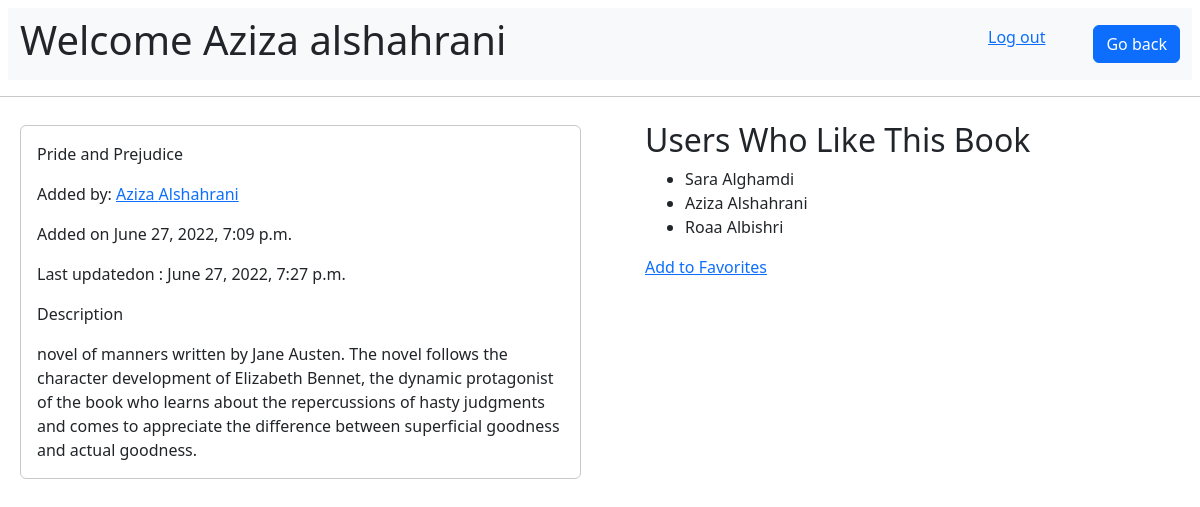
Page /books/16 (signed in) on the committed database.
### main/models.py (models this page shows)
class Users(models.Model):
    fname = models.CharField(max_length=255)
    lname = models.CharField(max_length=255)
    email= models.EmailField(max_length=255)
    password = models.CharField(max_length=255)
    createdAt =models.DateTimeField(auto_now_add = True)
    updatedAt = models.DateTimeField(auto_now= True)
    objects = UserManager()

class Books(models.Model):
    title=models.CharField(max_length=55)
    desc=models.TextField()
    uplodedBy =models.ForeignKey(Users, related_name="books_uploaded", on_delete = models.CASCADE)
    userLikes = models.ManyToManyField(Users, related_name="liked_books")
    createdAt =models.DateTimeField(auto_now_add = True)
    updatedAt = models.DateTimeField(auto_now= True)
    objects = BookManager()

### main/views.py (the view)
# urls.py: path('books/<int:_id>', views.bookPage),
def bookPage(request, _id):
    if not 'currntUser' in request.session:
        return redirect('/')
    context = {
        "user": Users.objects.get(id=request.session['currntUser']),
        "book": Books.objects.get(id=_id)
    }
    return render(request, 'Bookdetails.html', context)

### main/templates/Bookdetails.html (shortened to what this page needs)
<!DOCTYPE html>
<html lang="en">
<head>
    {% load static %}
    <link rel="stylesheet" href="{% static 'css/bootstrap.rtl.min.css' %}">
</head>
<body>
    <div>
        <nav class="navbar navbar-expand-lg m-2 bg-light">
            <div class="container-fluid">
                <h1>Welcome {{user.fname}} {{user.lname}}</h1>
                <div class="nav justify-content-end">
                    <a   class="ms-5" href="/logout">Log out</a>
                    <a class="btn btn-primary" href="/books" role="button">Go back</a>
                </div>
            </div>
        </nav>
        <hr>
        <div class="row m-2 p-2">
            <div class="col m-1 p-3 border-opacity-25 rounded border border-dark " >
                <form action="/update/{{book.id}}" method="post">
                {%if user.id == book.uplodedBy.id %}
                <input class=" p-2  form-control " type="text" name="title" value="{{book.title}}" >
                {%else%}
                    <p>{{book.title}}</p>
                    {% endif %}
                    <p>
                        Added by: <a href="#"> {{book.uplodedBy.fname}} {{book.uplodedBy.lname}} </a>
                    </p>
                <p>
                    Added on {{book.createdAt}}
                </p>
                <p>
                    Last updatedon : {{book.updatedAt}}
                </p>
                <div>
                    <p>Description</p>
                    {% if user.id == book.uplodedBy.id%}
                    <textarea class=" p-2  form-control " name="desc" cols="30" rows="10">{{book.desc}}</textarea>
                    <button type="submit" class="btn btn-primary m-3">Update</button>
                    <a class="btn btn-primary m-3" href="/del/{{book.id}}">delete</a>
                    {%else%}
                    {{book.desc}}
                    {%endif%}
                </div>
                </form>
            </div>
            <div class="col me-5">
                    <h2>Users Who Like This Book</h2>
                    <ul>
                        {% for user in book.userLikes.all %}
                        <li>
                            {{user.fname}} {{user.lname}}
                        </li>
                        {% endfor %}
                        </ul>
                        {% if user in book.userLikes.all %}
                        <a href="/bookUnliked/{{book.id}}">Un-Favorite</a>
                        {% else %}
                            <a href="/bookLiked/{{book.id}}">Add to Favorites</a>
                        {% endif %}
            </div>
        </div>
    </div>
</body>
</html>

### rows in the picture
Users: fname "Aziza", lname "alshahrani"
Books: title "Pride and Prejudice", uplodedBy.fname "Aziza", uplodedBy.lname "Alshahrani", createdAt "June 27, 2022, 7:09 p.m.", updatedAt "June 27, 2022, 7:27 p.m.", desc "novel of manners written by Jane Austen. The novel follows the character development of Elizabeth Bennet, the dynamic protagonist of the book who learns about the repercussions of hasty judgments and comes to appreciate the difference between superficial goodness and actual goodness."
Users: fname "Sara", lname "Alghamdi"
Users: fname "Aziza", lname "Alshahrani"
Users: fname "Roaa", lname "Albishri"
